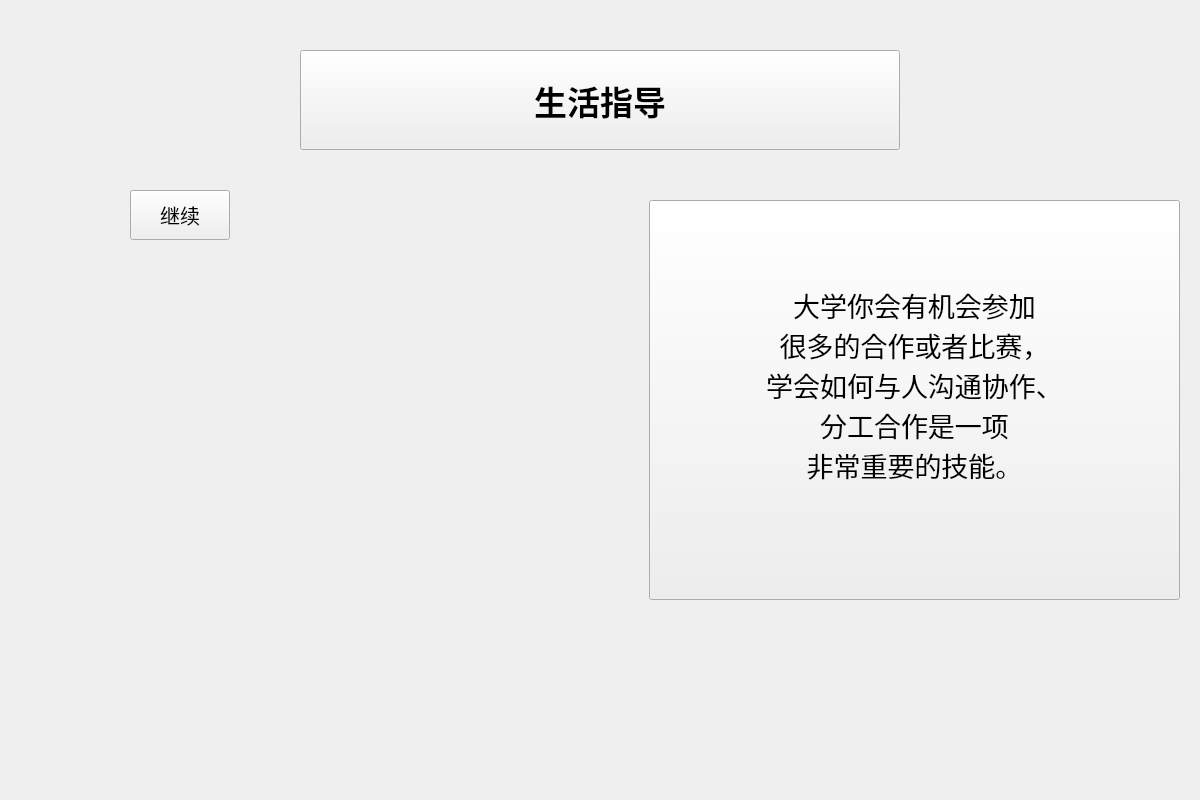
<?xml version="1.0" encoding="UTF-8"?>
<ui version="4.0">
 <class>PPT42</class>
 <widget class="QWidget" name="PPT42">
  <property name="geometry">
   <rect>
    <x>0</x>
    <y>0</y>
    <width>1200</width>
    <height>800</height>
   </rect>
  </property>
  <property name="windowTitle">
   <string>Form</string>
  </property>
  <widget class="QPushButton" name="pushButton">
   <property name="geometry">
    <rect>
     <x>130</x>
     <y>190</y>
     <width>100</width>
     <height>50</height>
    </rect>
   </property>
   <property name="font">
    <font>
     <pointsize>15</pointsize>
    </font>
   </property>
   <property name="text">
    <string>继续</string>
   </property>
   <property name="icon">
    <iconset resource="res.qrc">
     <normaloff>:/P1-6/IMAGE/jx (2).jpg</normaloff>:/P1-6/IMAGE/jx (2).jpg</iconset>
   </property>
   <property name="iconSize">
    <size>
     <width>30</width>
     <height>30</height>
    </size>
   </property>
  </widget>
  <widget class="QPushButton" name="bt2">
   <property name="geometry">
    <rect>
     <x>300</x>
     <y>50</y>
     <width>600</width>
     <height>100</height>
    </rect>
   </property>
   <property name="font">
    <font>
     <pointsize>25</pointsize>
     <weight>75</weight>
     <bold>true</bold>
    </font>
   </property>
   <property name="text">
    <string>生活指导</string>
   </property>
  </widget>
  <widget class="QPushButton" name="zd1">
   <property name="geometry">
    <rect>
     <x>649</x>
     <y>200</y>
     <width>531</width>
     <height>400</height>
    </rect>
   </property>
   <property name="font">
    <font>
     <pointsize>20</pointsize>
    </font>
   </property>
   <property name="text">
    <string>大学你会有机会参加
很多的合作或者比赛，
学会如何与人沟通协作、
分工合作是一项
非常重要的技能。
</string>
   </property>
  </widget>
 </widget>
 <resources>
  <include location="res.qrc"/>
 </resources>
 <connections/>
</ui>
